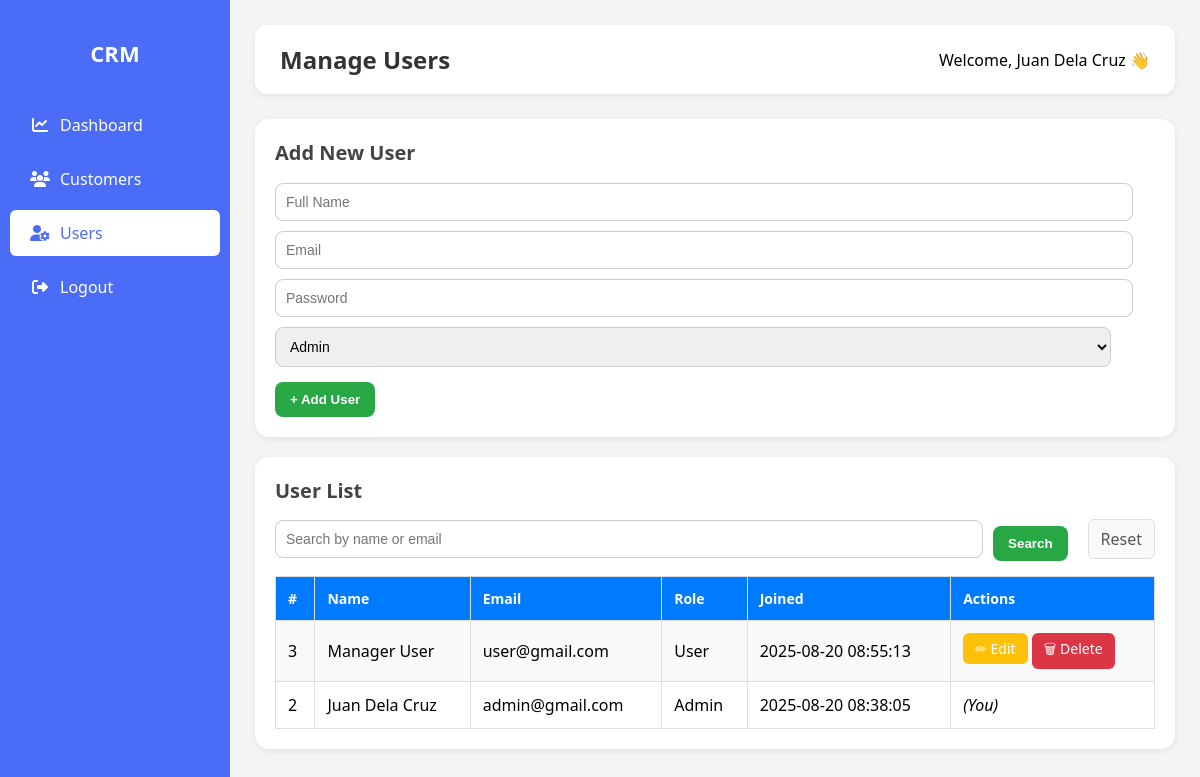
The page /users.php (signed in) on the database its author committed.
### tables this page shows
CREATE TABLE `users` (
  `id` int(11) NOT NULL,
  `name` varchar(100) NOT NULL,
  `email` varchar(100) NOT NULL,
  `password` varchar(255) NOT NULL,
  `role` enum('admin','user') DEFAULT 'user',
  `created_at` timestamp NOT NULL DEFAULT current_timestamp()
);

### users.php (the view, shortened to what this page needs)
<?php
include 'config.php';
if (isset($_GET['search']) && !empty($_GET['search'])) {
    $search = "%" . $_GET['search'] . "%";
    $stmt = $conn->prepare("SELECT id, name, email, role, created_at FROM users WHERE name LIKE ? OR email LIKE ? ORDER BY id DESC");
    $stmt->bind_param("ss", $search, $search);
    $stmt->execute();
    $result = $stmt->get_result();
    $stmt->close();
} else {
    $result = $conn->query("SELECT id, name, email, role, created_at FROM users ORDER BY id DESC");
}
$editUser = null;
?>
<!DOCTYPE html>
<html lang="en">
<head>
    <link rel="stylesheet" href="https://cdnjs.cloudflare.com/ajax/libs/font-awesome/6.4.0/css/all.min.css">
</head>
<body>
    <div class="sidebar">
    <h2>CRM</h2>
     <a href="dashboard.php"><i class="fas fa-chart-line"></i> <span>Dashboard</span></a>
    <a href="customers.php"><i class="fas fa-users"></i> Customers</a>
       <a href="users.php" class="active" ><i class="fas fa-user-cog"></i> <span>Users</span></a>
    <a href="logout.php"><i class="fas fa-sign-out-alt"></i> <span>Logout</span></a>
    </div>
    <div class="main-content">
        <div class="header">
            <h2>Manage Users</h2>
            <span>Welcome, <?php echo htmlspecialchars($_SESSION['name']); ?> 👋</span>
        </div>
        <div class="card">
            <?php if ($editUser) { ?>
                <h3>Edit User</h3>
                <form method="POST">
                    <input type="hidden" name="id" value="<?= $editUser['id']; ?>">
                    <input type="text" name="name" value="<?= htmlspecialchars($editUser['name']); ?>" required><br>
                    <input type="email" name="email" value="<?= htmlspecialchars($editUser['email']); ?>" required><br>
                    <input type="password" name="password" placeholder="New Password (leave blank to keep current)"><br>
                    <select name="role" required>
                        <option value="admin" <?= $editUser['role'] === 'admin' ? 'selected' : ''; ?>>Admin</option>
                        <option value="user" <?= $editUser['role'] === 'user' ? 'selected' : ''; ?>>Manager</option>
                    </select><br>
                    <button type="submit" name="update_user" class="btn-add">Update User</button>
                    <a href="users.php" class="cancel-btn">Cancel</a>
                </form>
            <?php } else { ?>
                <h3>Add New User</h3>
                <form method="POST">
                    <input type="text" name="name" placeholder="Full Name" required><br>
                    <input type="email" name="email" placeholder="Email" required><br>
                    <input type="password" name="password" placeholder="Password" required><br>
                    <select name="role" required>
                        <option value="admin">Admin</option>
                    </select><br>
                    <button type="submit" name="add_user" class="btn-add">+ Add User</button>
                </form>
            <?php } ?>
        </div>
        <div class="card">
            <h3>User List</h3>
            <form method="GET" class="search-bar">
                <input type="text" name="search" placeholder="Search by name or email" value="<?= isset($_GET['search']) ? htmlspecialchars($_GET['search']) : '' ?>">
                <button type="submit" class="btn-add">Search</button>
                <a href="users.php" class="cancel-btn">Reset</a>
            </form>
            <table>
                <tr>
                    <th>#</th>
                    <th>Name</th>
                    <th>Email</th>
                    <th>Role</th>
                    <th>Joined</th>
                    <th>Actions</th>
                </tr>
                <?php while ($row = $result->fetch_assoc()) { ?>
                <tr>
                    <td><?= htmlspecialchars($row['id']); ?></td>
                    <td><?= htmlspecialchars($row['name']); ?></td>
                    <td><?= htmlspecialchars($row['email']); ?></td>
                    <td><?= ucfirst(htmlspecialchars($row['role'])); ?></td>
                    <td><?= htmlspecialchars($row['created_at']); ?></td>
                    <td>
                        <?php if ($row['id'] != $_SESSION['user_id']) { ?>
                            <a href="users.php?edit=<?= $row['id']; ?>" class="btn btn-edit">✏ Edit</a>
                            <a href="users.php?delete=<?= $row['id']; ?>"
                               class="btn btn-delete"
                               onclick="return confirm('Are you sure you want to delete this user?');">
                               🗑 Delete
                            </a>
                        <?php } else { ?>
                            <em>(You)</em>
                        <?php } ?>
                    </td>
                </tr>
                <?php } ?>
            </table>
        </div>
    </div>
</body>
</html>

### users.php (style rules this page uses)
:root { --primary: #4a6cf7; --primary-dark: #3a5ad9; --secondary: #6c757d; --success: #28a745; --warning: #ffc107; --danger: #dc3545; --light: #f8f9fa; --dark: #343a40; --sidebar-width: 230px; --border-radius: 8px; --box-shadow: 0 4px 6px rgba(0, 0, 0, 0.1); --transition: all 0.3s ease; }
body { margin: 0; font-family: 'Segoe UI', Tahoma, Geneva, Verdana, sans-serif; display: flex; height: 100vh; background: #f3f4f6; }
.sidebar { width: var(--sidebar-width); background: var(--primary); color: white; display: flex; flex-direction: column; padding-top: 20px; transition: var(--transition); z-index: 1000; }
.sidebar h2 { text-align: center; margin-bottom: 30px; font-size: 22px; padding: 0 15px; }
.sidebar a { color: white; padding: 12px 20px; text-decoration: none; display: flex; align-items: center; transition: var(--transition); border-radius: 6px; margin: 4px 10px; }
.sidebar a i { margin-right: 10px; width: 20px; text-align: center; }
.sidebar a.active { background: white; color: var(--primary); }
.main-content { flex: 1; padding: 25px; overflow-y: auto; }
.header { background: white; padding: 18px 25px; border-radius: 12px; box-shadow: 0 2px 6px rgba(0,0,0,0.08); margin-bottom: 25px; display: flex; justify-content: space-between; align-items: center; }
.header h2 { margin: 0; font-size: 24px; color: #333; }
.card { background: white; padding: 20px; border-radius: 14px; box-shadow: 0 2px 6px rgba(0,0,0,0.08); margin-bottom: 20px; }
.card h3 { margin-top: 0; margin-bottom: 12px; font-size: 20px; color: #444; }
table { width: 100%; border-collapse: collapse; margin-top: 15px; }
table th, table td { border: 1px solid #ddd; padding: 12px; text-align: left; }
th { background: #007BFF; color: white; font-size: 14px; }
tr:nth-child(even) { background: #f9f9f9; }
.btn { padding: 6px 12px; border: none; border-radius: 6px; cursor: pointer; font-size: 14px; text-decoration: none; display: inline-block; }
.btn-edit { background: #ffc107; color: white; }
.btn-delete { background: #dc3545; color: white; }
.btn-add { background: #28a745; color: white; padding: 10px 15px; margin-top: 10px; border-radius: 8px; display: inline-block; font-weight: bold; border: none; cursor: pointer; }
input, select, textarea { width: 95%; padding: 10px; margin: 5px 0; border: 1px solid #ccc; border-radius: 8px; font-size: 14px; }
.search-bar { margin-bottom: 15px; display: flex; gap: 10px; align-items: center; }
.search-bar input { flex: 1; margin: 0; }
.cancel-btn { margin-left: 10px; color: #555; text-decoration: none; padding: 8px 12px; border-radius: 6px; background: #f8f9fa; border: 1px solid #ddd; }

### rows shown on the page
users: id "3", name "Manager User", email "user@gmail.com", role "User", created_at "2025-08-20 08:55:13"
users: id "2", name "Juan Dela Cruz", email "admin@gmail.com", role "Admin", created_at "2025-08-20 08:38:05", shows "(You)"

### other values the page prints
$_SESSION['name'] "Juan Dela Cruz"
